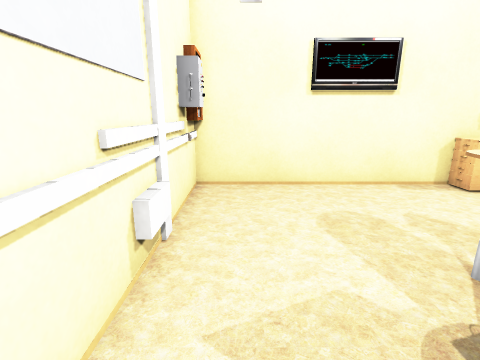
view 1 (above)

14 first-person views from a walk through a Unity game level. The camera is 1.2 m above the floor, tilts 14° down and sees 85° across. Doors are open. The floor is counted in squares, 0.5 m on a side. Each view is taken from the middle of a square. On the plan, view 1 faces up. The plan holds only what a view shows up to about 18 squares ahead; the rest is blank. The player character is not drawn. Some surface patterns are stand-ins.

view 2
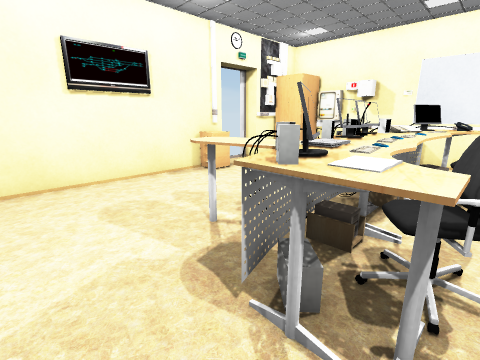

view 3
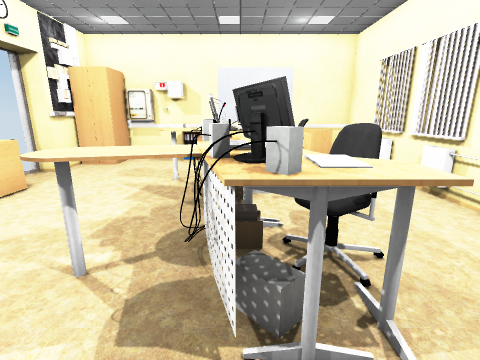

view 4
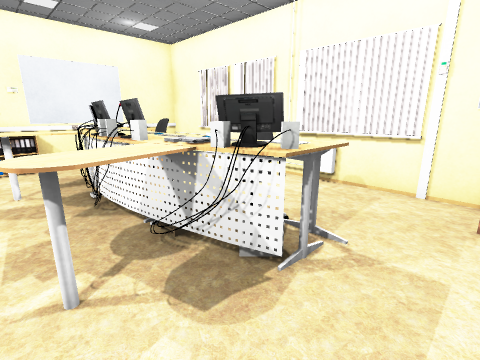

view 5
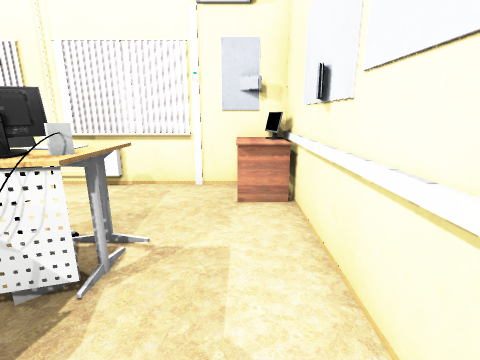

view 6
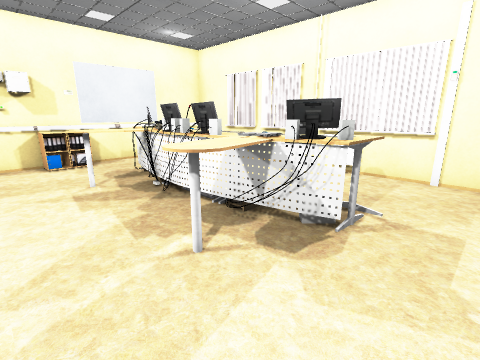

view 7
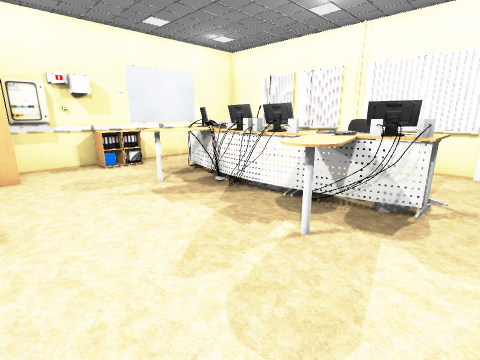

view 8
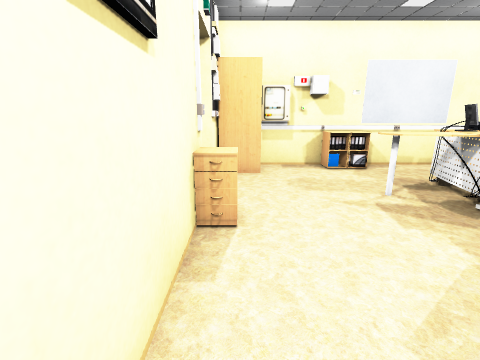

view 9
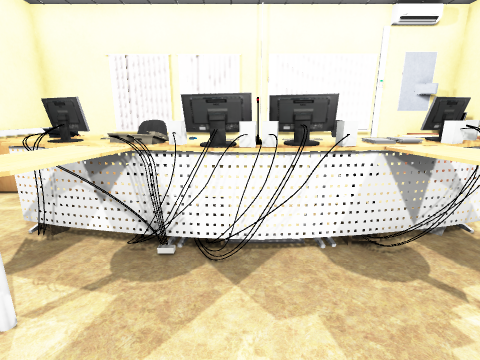

view 10
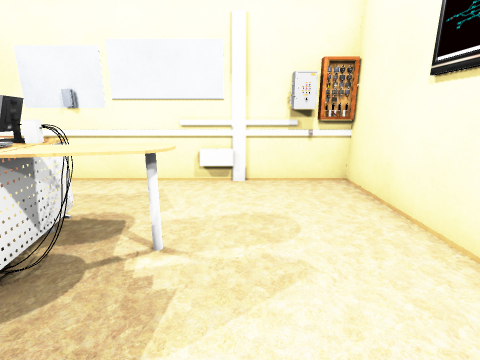

view 11
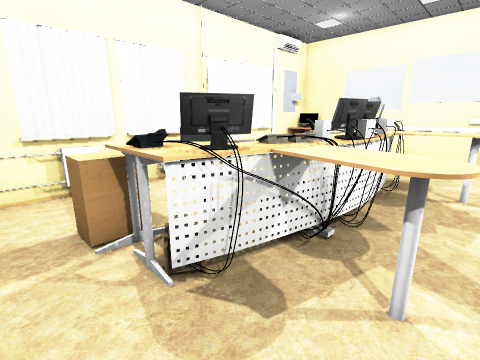

view 12
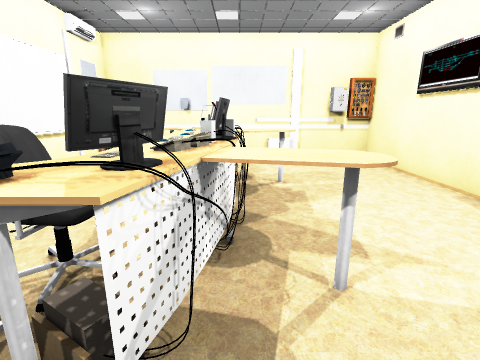

view 13
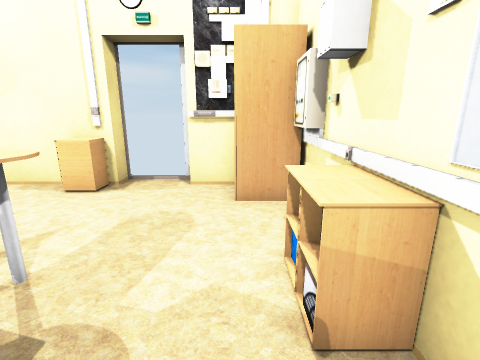

view 14
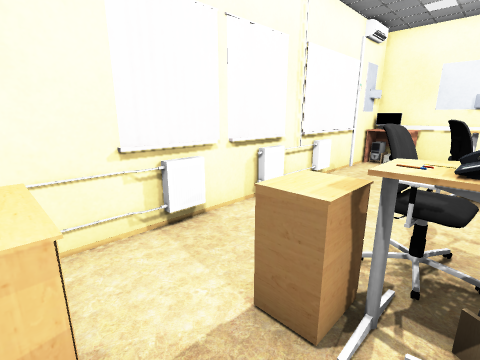

### Floor plan
Key: @ floor where view 1 was taken; # wall or solid block; . floor; D open door; = window, fence, low wall or low ledge; ^ raised ledge; P phone; B books; K keyboard; O other object.
Columns run from 2 left of view 1 to 15 right of it. Each row starts with its distance up from view 1.
 10            DDD
  9 ##########^DDD##
  8 #O.......=^....##
  7 # .............##
  6 ##..............##
  5 ##..............##
  4 #O...#^....#^...^#
  3 ##...^^....^^...^#
  2 #=....^^###^^...^#
  1 #=..^O^^OOPP#^...#
  0 #=@.#BK^..^#OO...#
 -1 ##..=#OO...OO^...#
 -2 #=...........^..^#
 -3 #OO.............^#
 -4 #OO.............^#
 -5 ##################

Positions as (right, up) in squares from view 1, and headings:
1: (0, 0), facing up
2: (0, -1), facing up-right
3: (0, 1), facing right
4: (0, 4), facing down-right
5: (0, 4), facing down
6: (0, 6), facing down-right
7: (1, 8), facing down-right
8: (2, 8), facing right
9: (7, 6), facing down
10: (8, 5), facing left
11: (13, 4), facing down-left
12: (13, 2), facing left
13: (13, 0), facing up
14: (14, 0), facing down-left
